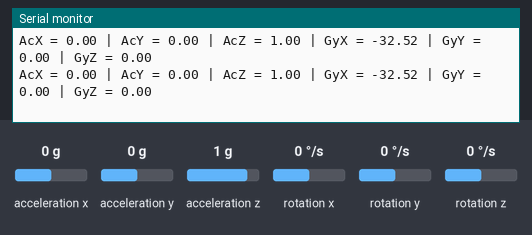
The sketch below on a simulated Arduino Uno, built with avr-gcc and run on an emulated ATmega328P. On the bench: the last lines printed to the serial monitor. Wiring (inferred from the names in the program): MPU-6050 motion sensor at I2C address 0x68. Inputs (shaded band) come from the test bench; at power-on: acceleration x 0 g, acceleration y 0 g, acceleration z 1 g, rotation x 0 °/s, rotation y 0 °/s, rotation z 0 °/s.

Above: at 1.2 s.
1.3 s: acceleration x set to -1.4 g
At 2.3 s:
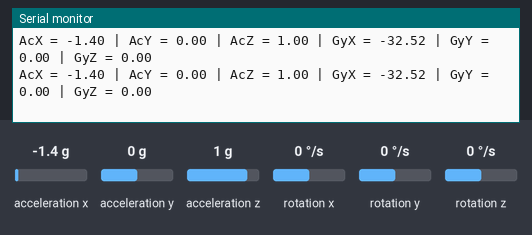
4.3 s: acceleration y set to -1.4 g
At 4.8 s:
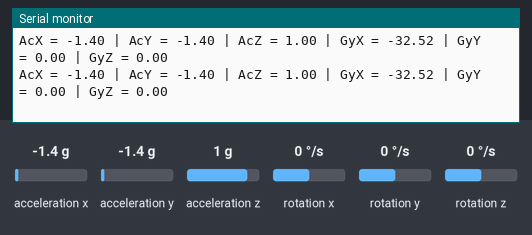
7.3 s: acceleration z set to -1.4 g
At 7.8 s:
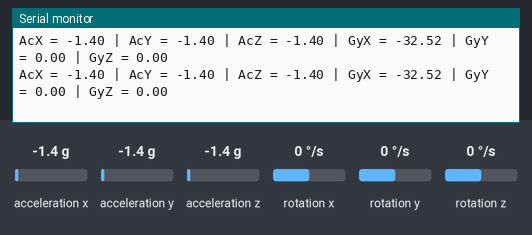
10.3 s: rotation x set to -192 °/s
At 11.0 s:
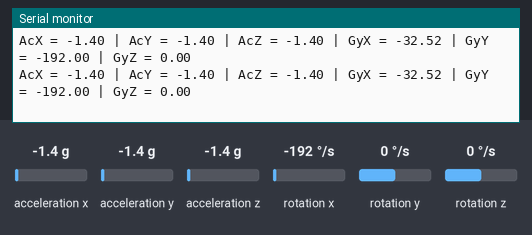
13.3 s: rotation y set to 12 °/s
At 14.1 s:
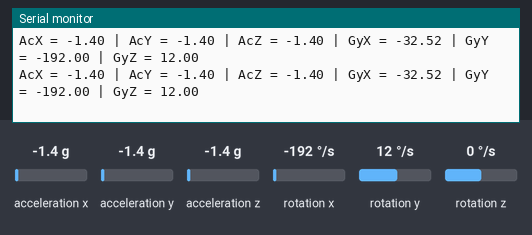
16.3 s: acceleration x set to 1.4 g
At 16.8 s:
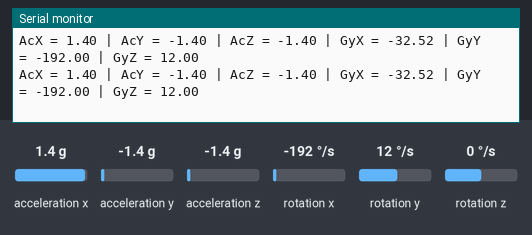
Timing chart, 0 to 17.5 s (numbered marks = the images above; inputs shaded):
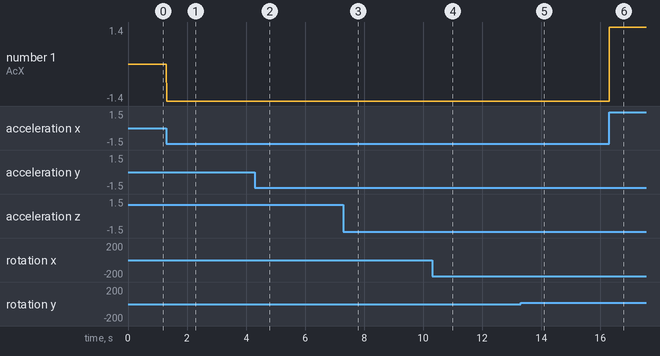

The sketch:

IMU_Code.ino
```cpp
#include <SPI.h>
#include <mcp_can.h>

const long acl_period_ms = 5;
const long gys_period_ms = 20;

const int SPI_CS_PIN = 10;
MCP_CAN CAN(SPI_CS_PIN);

unsigned char acl_len = 6;
unsigned char gys_len = 6;
unsigned long acl_id = 0x3FF;
unsigned long gys_id = 0x400;
unsigned char acl_data[6] = {0, 0, 0, 0, 0, 0};
unsigned char gys_data[6] = {0, 0, 0, 0, 0, 0};
unsigned long acl_time = 0;
unsigned long gys_time = 0;

#include<Wire.h>
const int MPU_addr=0x68;  // I2C address of the MPU-6050
float AcX, AcY, AcZ, GyX, GyY, GyZ;


char CANSignalConvert(float data, int range, int shift){
  int sig = (data + range) * 0xFFFF / (range*2);
  int mask = 0xFF << shift;
  return (sig & mask) >> shift;
}

void setup(){
    Serial.begin(115200);
    CAN.init_Filt(0, 0, acl_id);
      while (CAN_OK != CAN.begin(CAN_500KBPS)) {
    Serial.println("CAN initialization retrying.");}

    Wire.begin();
    Wire.beginTransmission(MPU_addr);
    Wire.write(0x6B);  // PWR_MGMT_1 register
    Wire.write(0);     // set to zero (wakes up the MPU-6050)
    Wire.endTransmission(true);
}
void loop(){
  Wire.beginTransmission(MPU_addr);
  Wire.write(0x3B);  // starting with register 0x3B (ACCEL_XOUT_H)
  Wire.endTransmission(false);
  Wire.requestFrom(MPU_addr,14,true);  // request a total of 14 registers
  AcX=Wire.read()<<8|Wire.read();  // 0x3B (ACCEL_XOUT_H) & 0x3C (ACCEL_XOUT_L)
  AcY=Wire.read()<<8|Wire.read();  // 0x3D (ACCEL_YOUT_H) & 0x3E (ACCEL_YOUT_L)
  AcZ=Wire.read()<<8|Wire.read();  // 0x3F (ACCEL_ZOUT_H) & 0x40 (ACCEL_ZOUT_L)
  GyX=Wire.read()<<8|Wire.read();  // 0x43 (GYRO_XOUT_H) & 0x44 (GYRO_XOUT_L)
  GyY=Wire.read()<<8|Wire.read();  // 0x45 (GYRO_YOUT_H) & 0x46 (GYRO_YOUT_L)
  GyZ=Wire.read()<<8|Wire.read();  // 0x47 (GYRO_ZOUT_H) & 0x48 (GYRO_ZOUT_L)
  Serial.print("AcX = "); Serial.print(AcX/16384);
  Serial.print(" | AcY = "); Serial.print(AcY/16384);
  Serial.print(" | AcZ = "); Serial.print(AcZ/16384);
  Serial.print(" | GyX = "); Serial.print(GyX/131);
  Serial.print(" | GyY = "); Serial.print(GyY/131);
  Serial.print(" | GyZ = "); Serial.println(GyZ/131);


   if ((millis() - acl_time) > acl_period_ms){
      //reset last transmit time
      acl_time = millis();

//      put accelerometer data into can_data 8 byte array
      acl_data[0] = CANSignalConvert(AcX/16384, 2, 8);
      acl_data[1] = CANSignalConvert(AcX/16384, 2, 0);
      acl_data[2] = CANSignalConvert(AcY/16384, 2, 8);
      acl_data[3] = CANSignalConvert(AcY/16384, 2, 0);
      acl_data[4] = CANSignalConvert(AcZ/16384, 2, 8);
      acl_data[5] = CANSignalConvert(AcZ/16384, 2, 0);

      //send CAN message onto bus
      CAN.sendMsgBuf(acl_id, 0, acl_len, acl_data);
    }

     if ((millis() - gys_time) > gys_period_ms){
      //reset last transmit time
      gys_time = millis();

      //put accelerometer data into can_data 8 byte array
      gys_data[0] = CANSignalConvert(GyX/131, 250, 8);
      gys_data[1] = CANSignalConvert(GyX/131, 250, 0);
      gys_data[2] = CANSignalConvert(GyY/131, 250, 8);
      gys_data[3] = CANSignalConvert(GyY/131, 250, 0);
      gys_data[4] = CANSignalConvert(GyZ/131, 250, 8);
      gys_data[5] = CANSignalConvert(GyZ/131, 250, 0);


      //send CAN message onto bus
      CAN.sendMsgBuf(gys_id, 0, gys_len, gys_data);
    }
}
```

Measured:
- after the input at 1.3 s, the serial monitor: prints a new line at once (image 1)
- after the input at 4.3 s, the serial monitor: prints a new line at once (image 2)
- after the input at 7.3 s, the serial monitor: prints a new line at once (image 3)
- after the input at 10.3 s, the serial monitor: prints a new line at once (image 4)
- after the input at 13.3 s, the serial monitor: prints a new line at once (image 5)
- after the input at 16.3 s, the serial monitor: prints a new line at once (image 6)
- plotted number 1: 0 → -1.4 after the input at 1.3 s, -1.4 → 1.4 after the input at 16.3 s
